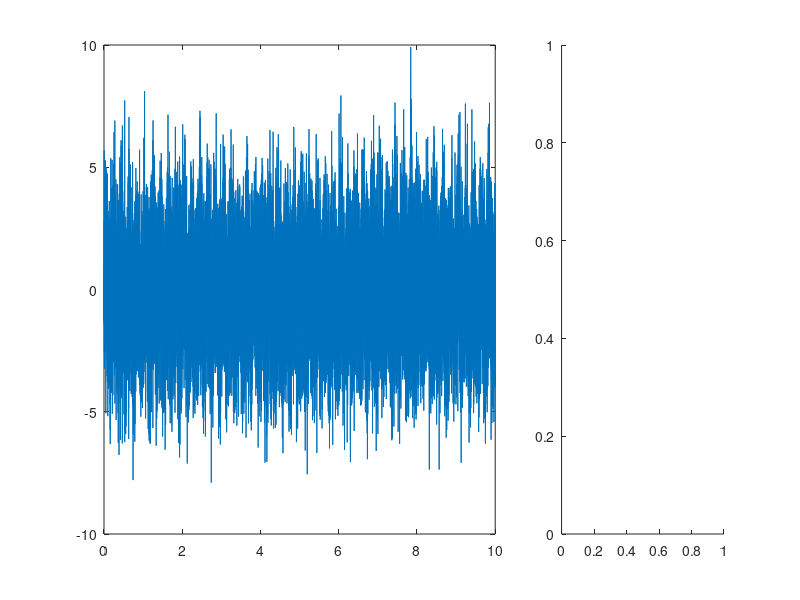

This chart was generated by the following MATLAB code: (Note: this script raises an error after producing the figure.)
addpath("../bandpass_filter")

%% make test signal
srate = 2000;
T = 10;             % Duration of the signal (seconds)
t = 0:1/srate:T;    % Time vector

f_low  = 5;
f_high = 60;

y_low  = sin(2 * pi * f_low * t); 
y_high = sin(2 * pi * f_high* t);

mamp = 2; % modulated amplitude

y = (0.2 * (sin(2*pi*t*f_low) + 1) + mamp*0.1) .* sin(2*pi*t*f_high) + sin(2*pi*t*f_low);
y = y + 2*randn(1, length(y));

figure("units", "normalized", "position", [0.1, 0.2, 0.8, 0.4]);
subplot(1,3,[1,2])
plot(t, y);

subplot(1,3,3)
[yf, f] = get_fft(y, srate);
plot(f, yf)
xlim([0, 100])

%% compute modulation index
% select target frequency
target_phs_freq = 2:1:20;
target_amp_freq = 40:5:200;

% compute the target frequency range in each point
phs_freq_range = get_freq_range(target_phs_freq);
amp_freq_range = get_freq_range(target_amp_freq);

% % compute phase and envelope
% phs = eegfilt_multi_bands(y, srate, phs_freq_range);
% phs = angle(hilbert(phs'));
% amp = eegfilt_multi_bands(y, srate, amp_freq_range); 
% amp = abs(hilbert(amp'));
% 
% % estimate modulation index
% [mi, amp_distrib] = compute_mi(phs, amp, 21);

[mi, amp_distrib] = compute_mi_from_signal(y, srate, phs_freq_range, amp_freq_range);

%%
figure;
% imagesc(imresize(mi, 5), 'XData', target_phs_freq, 'YData', target_amp_freq)
imagesc(mi, 'XData', target_phs_freq, 'YData', target_amp_freq)
axis xy
% contourf(target_phs_freq, target_amp_freq, mi, 50, 'edgecolor', 'none');
c = colorbar;
c.Label.String = "Modulation Index";
colormap jet
xlabel("f_{phase} (Hz)", "fontsize", 14)
ylabel("f_{amp} (Hz)", "fontsize", 14);

%%


